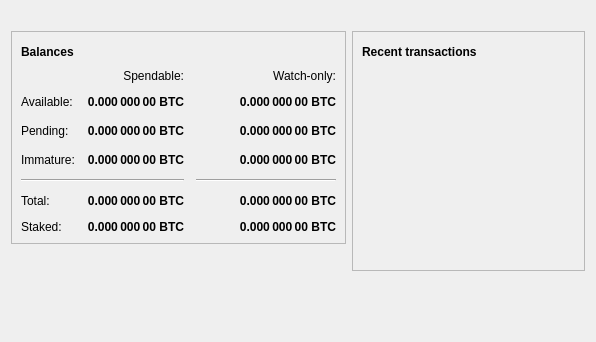
<?xml version="1.0" encoding="UTF-8"?>
<ui version="4.0">
 <class>OverviewPage</class>
 <widget class="QWidget" name="OverviewPage">
  <property name="geometry">
   <rect>
    <x>0</x>
    <y>0</y>
    <width>596</width>
    <height>342</height>
   </rect>
  </property>
  <property name="windowTitle">
   <string>Form</string>
  </property>
  <layout class="QVBoxLayout" name="topLayout">
   <item>
    <widget class="QLabel" name="labelAlerts">
     <property name="visible">
      <bool>false</bool>
     </property>
     <property name="styleSheet">
      <string notr="true">background-color: #3cb054; color:#ffffff;QLabel { background-color: qlineargradient(x1: 0, y1: 0, x2: 1, y2: 0, stop:0 #F0D0A0, st    op:1 #F8D488); color:#000000; }</string>
     </property>
     <property name="wordWrap">
      <bool>true</bool>
     </property>
     <property name="margin">
      <number>3</number>
     </property>
     <property name="textInteractionFlags">
      <set>Qt::TextSelectableByMouse</set>
     </property>
    </widget>
   </item>
   <item>
    <layout class="QHBoxLayout" name="horizontalLayout" stretch="1,1">
     <item>
      <layout class="QVBoxLayout" name="verticalLayout_2">
       <item>
        <widget class="QFrame" name="frame">
         <property name="frameShape">
          <enum>QFrame::StyledPanel</enum>
         </property>
         <property name="frameShadow">
          <enum>QFrame::Raised</enum>
         </property>
         <layout class="QVBoxLayout" name="verticalLayout_4">
          <item>
           <layout class="QHBoxLayout" name="horizontalLayout_4">
            <item>
             <widget class="QLabel" name="label_5">
              <property name="font">
               <font>
                <weight>75</weight>
                <bold>true</bold>
               </font>
              </property>
              <property name="text">
               <string>Balances</string>
              </property>
             </widget>
            </item>
            <item>
             <widget class="QPushButton" name="labelWalletStatus">
              <property name="enabled">
               <bool>true</bool>
              </property>
              <property name="maximumSize">
               <size>
                <width>30</width>
                <height>16777215</height>
               </size>
              </property>
              <property name="toolTip">
               <string>The displayed information may be out of date. Your wallet automatically synchronizes with the HellenicCoin network after a connection is established, but this process has not completed yet.</string>
              </property>
              <property name="text">
               <string/>
              </property>
              <property name="icon">
               <iconset resource="../bitcoin.qrc">
                <normaloff>:/icons/warning</normaloff>
                <disabledoff>:/icons/warning</disabledoff>:/icons/warning</iconset>
              </property>
              <property name="iconSize">
               <size>
                <width>24</width>
                <height>24</height>
               </size>
              </property>
              <property name="flat">
               <bool>true</bool>
              </property>
             </widget>
            </item>
            <item>
             <spacer name="horizontalSpacer_3">
              <property name="orientation">
               <enum>Qt::Horizontal</enum>
              </property>
              <property name="sizeHint" stdset="0">
               <size>
                <width>40</width>
                <height>20</height>
               </size>
              </property>
             </spacer>
            </item>
           </layout>
          </item>
          <item>
           <layout class="QGridLayout" name="gridLayout">
            <property name="spacing">
             <number>12</number>
            </property>
            <item row="2" column="2">
             <widget class="QLabel" name="labelWatchPending">
              <property name="font">
               <font>
                <weight>75</weight>
                <bold>true</bold>
               </font>
              </property>
              <property name="cursor">
               <cursorShape>IBeamCursor</cursorShape>
              </property>
              <property name="toolTip">
               <string>Unconfirmed transactions to watch-only addresses</string>
              </property>
              <property name="text">
               <string notr="true">0.000 000 00 BTC</string>
              </property>
              <property name="alignment">
               <set>Qt::AlignRight|Qt::AlignTrailing|Qt::AlignVCenter</set>
              </property>
              <property name="textInteractionFlags">
               <set>Qt::LinksAccessibleByMouse|Qt::TextSelectableByKeyboard|Qt::TextSelectableByMouse</set>
              </property>
             </widget>
            </item>
            <item row="2" column="1">
             <widget class="QLabel" name="labelUnconfirmed">
              <property name="font">
               <font>
                <weight>75</weight>
                <bold>true</bold>
               </font>
              </property>
              <property name="cursor">
               <cursorShape>IBeamCursor</cursorShape>
              </property>
              <property name="toolTip">
               <string>Total of transactions that have yet to be confirmed, and do not yet count toward the spendable balance</string>
              </property>
              <property name="text">
               <string notr="true">0.000 000 00 BTC</string>
              </property>
              <property name="alignment">
               <set>Qt::AlignRight|Qt::AlignTrailing|Qt::AlignVCenter</set>
              </property>
              <property name="textInteractionFlags">
               <set>Qt::LinksAccessibleByMouse|Qt::TextSelectableByKeyboard|Qt::TextSelectableByMouse</set>
              </property>
             </widget>
            </item>
            <item row="3" column="2">
             <widget class="QLabel" name="labelWatchImmature">
              <property name="font">
               <font>
                <weight>75</weight>
                <bold>true</bold>
               </font>
              </property>
              <property name="cursor">
               <cursorShape>IBeamCursor</cursorShape>
              </property>
              <property name="toolTip">
               <string>Mined balance in watch-only addresses that has not yet matured</string>
              </property>
              <property name="text">
               <string notr="true">0.000 000 00 BTC</string>
              </property>
              <property name="alignment">
               <set>Qt::AlignRight|Qt::AlignTrailing|Qt::AlignVCenter</set>
              </property>
              <property name="textInteractionFlags">
               <set>Qt::LinksAccessibleByMouse|Qt::TextSelectableByKeyboard|Qt::TextSelectableByMouse</set>
              </property>
             </widget>
            </item>
            <item row="4" column="0" colspan="2">
             <widget class="Line" name="line">
              <property name="orientation">
               <enum>Qt::Horizontal</enum>
              </property>
             </widget>
            </item>
            <item row="4" column="2">
             <widget class="Line" name="lineWatchBalance">
              <property name="sizePolicy">
               <sizepolicy hsizetype="Preferred" vsizetype="Fixed">
                <horstretch>0</horstretch>
                <verstretch>0</verstretch>
               </sizepolicy>
              </property>
              <property name="minimumSize">
               <size>
                <width>140</width>
                <height>0</height>
               </size>
              </property>
              <property name="orientation">
               <enum>Qt::Horizontal</enum>
              </property>
             </widget>
            </item>
            <item row="5" column="0">
             <widget class="QLabel" name="labelTotalText">
              <property name="text">
               <string>Total:</string>
              </property>
             </widget>
            </item>
            <item row="3" column="1">
             <widget class="QLabel" name="labelImmature">
              <property name="font">
               <font>
                <weight>75</weight>
                <bold>true</bold>
               </font>
              </property>
              <property name="cursor">
               <cursorShape>IBeamCursor</cursorShape>
              </property>
              <property name="toolTip">
               <string>Mined balance that has not yet matured</string>
              </property>
              <property name="text">
               <string notr="true">0.000 000 00 BTC</string>
              </property>
              <property name="alignment">
               <set>Qt::AlignRight|Qt::AlignTrailing|Qt::AlignVCenter</set>
              </property>
              <property name="textInteractionFlags">
               <set>Qt::LinksAccessibleByMouse|Qt::TextSelectableByKeyboard|Qt::TextSelectableByMouse</set>
              </property>
             </widget>
            </item>
            <item row="2" column="3">
             <spacer name="horizontalSpacer_2">
              <property name="orientation">
               <enum>Qt::Horizontal</enum>
              </property>
              <property name="sizeHint" stdset="0">
               <size>
                <width>40</width>
                <height>20</height>
               </size>
              </property>
             </spacer>
            </item>
            <item row="3" column="0">
             <widget class="QLabel" name="labelImmatureText">
              <property name="text">
               <string>Immature:</string>
              </property>
             </widget>
            </item>
            <item row="5" column="1">
             <widget class="QLabel" name="labelTotal">
              <property name="font">
               <font>
                <weight>75</weight>
                <bold>true</bold>
               </font>
              </property>
              <property name="cursor">
               <cursorShape>IBeamCursor</cursorShape>
              </property>
              <property name="toolTip">
               <string>Your current total balance</string>
              </property>
              <property name="text">
               <string notr="true">0.000 000 00 BTC</string>
              </property>
              <property name="alignment">
               <set>Qt::AlignRight|Qt::AlignTrailing|Qt::AlignVCenter</set>
              </property>
              <property name="textInteractionFlags">
               <set>Qt::LinksAccessibleByMouse|Qt::TextSelectableByKeyboard|Qt::TextSelectableByMouse</set>
              </property>
             </widget>
            </item>
            <item row="5" column="2">
             <widget class="QLabel" name="labelWatchTotal">
              <property name="font">
               <font>
                <weight>75</weight>
                <bold>true</bold>
               </font>
              </property>
              <property name="cursor">
               <cursorShape>IBeamCursor</cursorShape>
              </property>
              <property name="toolTip">
               <string>Current total balance in watch-only addresses</string>
              </property>
              <property name="text">
               <string notr="true">0.000 000 00 BTC</string>
              </property>
              <property name="alignment">
               <set>Qt::AlignRight|Qt::AlignTrailing|Qt::AlignVCenter</set>
              </property>
              <property name="textInteractionFlags">
               <set>Qt::LinksAccessibleByMouse|Qt::TextSelectableByKeyboard|Qt::TextSelectableByMouse</set>
              </property>
             </widget>
            </item>
            <item row="0" column="2">
             <widget class="QLabel" name="labelWatchonly">
              <property name="text">
               <string>Watch-only:</string>
              </property>
              <property name="alignment">
               <set>Qt::AlignRight|Qt::AlignTrailing|Qt::AlignVCenter</set>
              </property>
             </widget>
            </item>
            <item row="1" column="0">
             <widget class="QLabel" name="labelBalanceText">
              <property name="text">
               <string>Available:</string>
              </property>
             </widget>
            </item>
            <item row="1" column="1">
             <widget class="QLabel" name="labelBalance">
              <property name="font">
               <font>
                <weight>75</weight>
                <bold>true</bold>
               </font>
              </property>
              <property name="cursor">
               <cursorShape>IBeamCursor</cursorShape>
              </property>
              <property name="toolTip">
               <string>Your current spendable balance</string>
              </property>
              <property name="text">
               <string notr="true">0.000 000 00 BTC</string>
              </property>
              <property name="alignment">
               <set>Qt::AlignRight|Qt::AlignTrailing|Qt::AlignVCenter</set>
              </property>
              <property name="textInteractionFlags">
               <set>Qt::LinksAccessibleByMouse|Qt::TextSelectableByKeyboard|Qt::TextSelectableByMouse</set>
              </property>
             </widget>
            </item>
            <item row="1" column="2">
             <widget class="QLabel" name="labelWatchAvailable">
              <property name="font">
               <font>
                <weight>75</weight>
                <bold>true</bold>
               </font>
              </property>
              <property name="cursor">
               <cursorShape>IBeamCursor</cursorShape>
              </property>
              <property name="toolTip">
               <string>Your current balance in watch-only addresses</string>
              </property>
              <property name="text">
               <string notr="true">0.000 000 00 BTC</string>
              </property>
              <property name="alignment">
               <set>Qt::AlignRight|Qt::AlignTrailing|Qt::AlignVCenter</set>
              </property>
              <property name="textInteractionFlags">
               <set>Qt::LinksAccessibleByMouse|Qt::TextSelectableByKeyboard|Qt::TextSelectableByMouse</set>
              </property>
             </widget>
            </item>
            <item row="2" column="0">
             <widget class="QLabel" name="labelPendingText">
              <property name="text">
               <string>Pending:</string>
              </property>
             </widget>
            </item>
            <item row="0" column="1">
             <widget class="QLabel" name="labelSpendable">
              <property name="text">
               <string>Spendable:</string>
              </property>
              <property name="alignment">
               <set>Qt::AlignRight|Qt::AlignTrailing|Qt::AlignVCenter</set>
              </property>
             </widget>
            </item>
            <item row="6" column="0">
             <widget class="QLabel" name="labelStakeText">
              <property name="text">
               <string>Staked:</string>
              </property>
             </widget>
            </item>
            <item row="6" column="1">
             <widget class="QLabel" name="labelStake">
              <property name="font">
               <font>
                <weight>75</weight>
                <bold>true</bold>
               </font>
              </property>
              <property name="cursor">
               <cursorShape>IBeamCursor</cursorShape>
              </property>
              <property name="toolTip">
               <string>Total balance that was used in stake generation</string>
              </property>
              <property name="text">
               <string notr="true">0.000 000 00 BTC</string>
              </property>
              <property name="alignment">
               <set>Qt::AlignRight|Qt::AlignTrailing|Qt::AlignVCenter</set>
              </property>
              <property name="textInteractionFlags">
               <set>Qt::LinksAccessibleByMouse|Qt::TextSelectableByKeyboard|Qt::TextSelectableByMouse</set>
              </property>
             </widget>
            </item>
            <item row="6" column="2">
             <widget class="QLabel" name="labelWatchStake">
              <property name="font">
               <font>
                <weight>75</weight>
                <bold>true</bold>
               </font>
              </property>
              <property name="cursor">
               <cursorShape>IBeamCursor</cursorShape>
              </property>
              <property name="toolTip">
               <string>Total balance that was used for stake generation in watch-only addresses</string>
              </property>
              <property name="text">
               <string notr="true">0.000 000 00 BTC</string>
              </property>
              <property name="alignment">
               <set>Qt::AlignRight|Qt::AlignTrailing|Qt::AlignVCenter</set>
              </property>
              <property name="textInteractionFlags">
               <set>Qt::LinksAccessibleByMouse|Qt::TextSelectableByKeyboard|Qt::TextSelectableByMouse</set>
              </property>
             </widget>
            </item>
           </layout>
          </item>
         </layout>
        </widget>
       </item>
       <item>
        <spacer name="verticalSpacer">
         <property name="orientation">
          <enum>Qt::Vertical</enum>
         </property>
         <property name="sizeHint" stdset="0">
          <size>
           <width>20</width>
           <height>40</height>
          </size>
         </property>
        </spacer>
       </item>
      </layout>
     </item>
     <item>
      <layout class="QVBoxLayout" name="verticalLayout_3">
       <item>
        <widget class="QFrame" name="frame_2">
         <property name="frameShape">
          <enum>QFrame::StyledPanel</enum>
         </property>
         <property name="frameShadow">
          <enum>QFrame::Raised</enum>
         </property>
         <layout class="QVBoxLayout" name="verticalLayout">
          <item>
           <layout class="QHBoxLayout" name="horizontalLayout_2">
            <item>
             <widget class="QLabel" name="label_4">
              <property name="font">
               <font>
                <weight>75</weight>
                <bold>true</bold>
               </font>
              </property>
              <property name="text">
               <string>Recent transactions</string>
              </property>
             </widget>
            </item>
            <item>
             <widget class="QPushButton" name="labelTransactionsStatus">
              <property name="enabled">
               <bool>true</bool>
              </property>
              <property name="maximumSize">
               <size>
                <width>30</width>
                <height>16777215</height>
               </size>
              </property>
              <property name="toolTip">
               <string>The displayed information may be out of date. Your wallet automatically synchronizes with the HellenicCoin network after a connection is established, but this process has not completed yet.</string>
              </property>
              <property name="text">
               <string/>
              </property>
              <property name="icon">
               <iconset resource="../bitcoin.qrc">
                <normaloff>:/icons/warning</normaloff>
                <disabledoff>:/icons/warning</disabledoff>:/icons/warning</iconset>
              </property>
              <property name="iconSize">
               <size>
                <width>24</width>
                <height>24</height>
               </size>
              </property>
              <property name="flat">
               <bool>true</bool>
              </property>
             </widget>
            </item>
            <item>
             <spacer name="horizontalSpacer">
              <property name="orientation">
               <enum>Qt::Horizontal</enum>
              </property>
              <property name="sizeHint" stdset="0">
               <size>
                <width>40</width>
                <height>20</height>
               </size>
              </property>
             </spacer>
            </item>
           </layout>
          </item>
          <item>
           <widget class="QListView" name="listTransactions">
            <property name="styleSheet">
             <string notr="true">QListView { background: transparent; }</string>
            </property>
            <property name="frameShape">
             <enum>QFrame::NoFrame</enum>
            </property>
            <property name="verticalScrollBarPolicy">
             <enum>Qt::ScrollBarAlwaysOff</enum>
            </property>
            <property name="horizontalScrollBarPolicy">
             <enum>Qt::ScrollBarAlwaysOff</enum>
            </property>
            <property name="selectionMode">
             <enum>QAbstractItemView::NoSelection</enum>
            </property>
           </widget>
          </item>
         </layout>
        </widget>
       </item>
       <item>
        <spacer name="verticalSpacer_2">
         <property name="orientation">
          <enum>Qt::Vertical</enum>
         </property>
         <property name="sizeHint" stdset="0">
          <size>
           <width>20</width>
           <height>40</height>
          </size>
         </property>
        </spacer>
       </item>
      </layout>
     </item>
    </layout>
   </item>
  </layout>
 </widget>
 <resources/>
 <connections/>
</ui>
